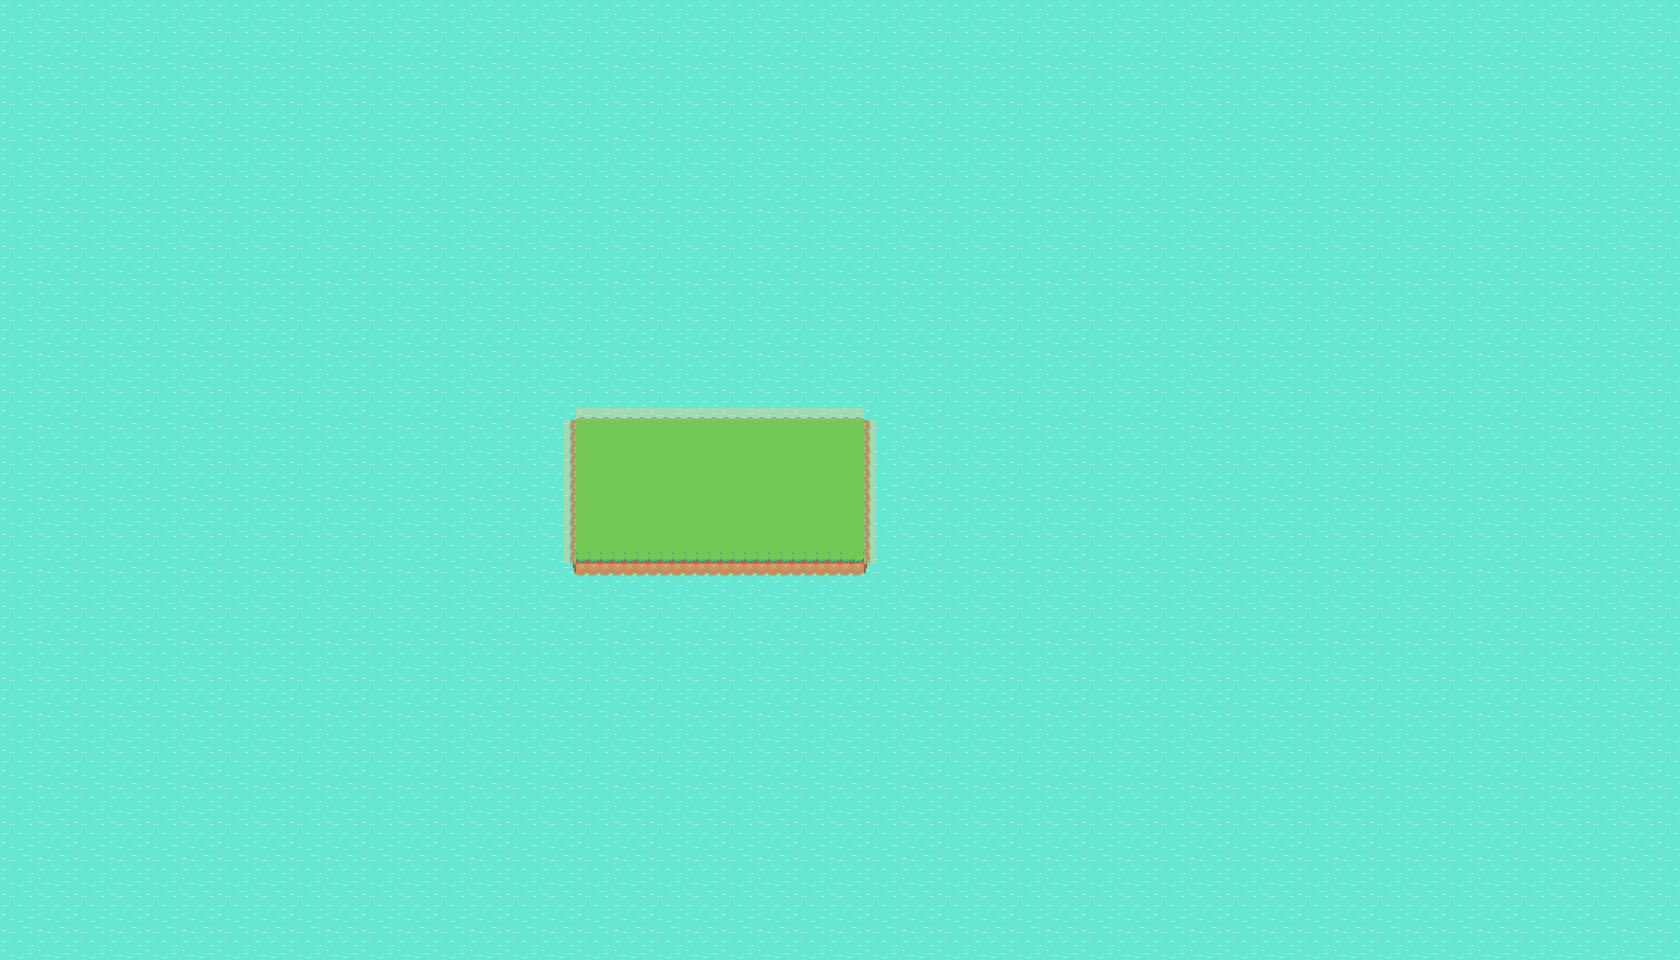

A 2D game scene composited from a Tiled map and its tileset images. What follows is a short description and the map's XML, with each tile layer's data collapsed to a summary:
An orthogonal 140x80 tile map with 12x12 px tiles, 3 tile layers (visuals, height, collisions), 2 tilesets.

<map version="1.10" tiledversion="1.11.0" orientation="orthogonal" renderorder="right-down" width="140" height="80" tilewidth="12" tileheight="12" infinite="0" nextlayerid="4" nextobjectid="1">
 <tileset firstgid="1" source="../Pokemon Map.tsx" />
 <tileset firstgid="506" source="../Chris Courses - Pokemon - Copy/Tiled/pokemonStyleGameTileset.tsx" />
 <layer id="1" name="visuals" width="140" height="80">
  <data>[11200 cells, 11200 non-empty, 10 distinct tile ids]</data>
 </layer>
 <layer id="3" name="height" width="140" height="80">
  <data>[11200 cells, 98 non-empty, 8 distinct tile ids]</data>
 </layer>
 <layer id="2" name="collisions" width="140" height="80" opacity="0.41">
  <data>[11200 cells, 72 non-empty, 1 distinct tile ids]</data>
 </layer>
</map>
